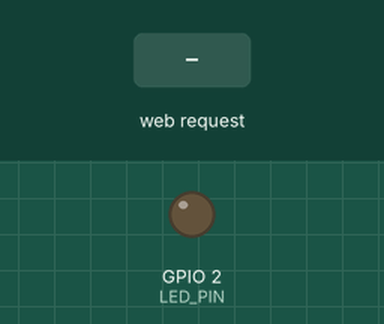
This program was run on a simulated ESP32. On the bench: output pins drawn as LEDs (lit = HIGH). The inputs (shaded band) are chosen by the test bench. WiFi joins after 1.5 s; servers stay silent unless stated; what the program prints to the serial monitor is not drawn.

Above: at 2.7 s.
2.8 s: HTTP request GET /LED=ON received
At 4.0 s:
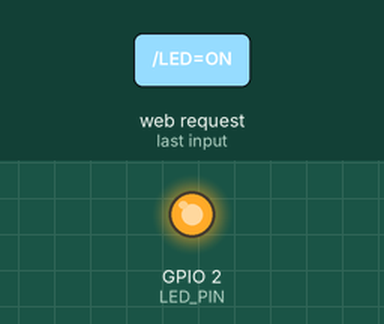
4.3 s: HTTP request GET /LED=OFF received
At 5.3 s:
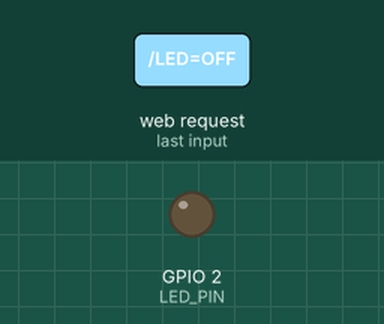
Timing chart, 0 to 7.3 s (numbered marks = the images above; inputs shaded):
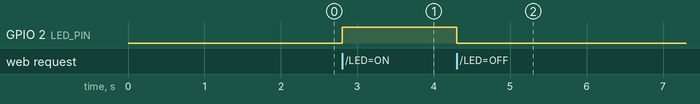

Measured:
- after the input at 2.8 s, GPIO 2 (LED_PIN): LOW → HIGH at once
- after the input at 4.3 s, GPIO 2 (LED_PIN): HIGH → LOW at once

The program:

main.cpp
```cpp
/*
  Basic ESP32 Webserver
  Control Built-in LED (GPIO 2)
*/

#include <WiFi.h>

const char* ssid = "Redmi 13C";
const char* password = "signature pose";

WiFiServer server(80);
const int LED_PIN = 2;    // Built-in LED

IPAddress local_IP(192, 168, 32, 128);
IPAddress gateway(192, 168, 32, 1);
IPAddress subnet(255, 255, 255, 0);

void setup() {
  Serial.begin(115200);

    if (!WiFi.config(local_IP, gateway, subnet)){
    Serial.println("Static IP Failed!");}
  pinMode(LED_PIN, OUTPUT);
  digitalWrite(LED_PIN, LOW);  // LED off at start

  // Connect WiFi
  Serial.print("Connecting to ");
  Serial.println(ssid);
  WiFi.begin(ssid, password);

  while (WiFi.status() != WL_CONNECTED) {
    delay(500);
    Serial.print(".");
  }
  Serial.println("\nWiFi connected!");

  Serial.print("ESP32 IP Address: ");
  Serial.println(WiFi.localIP());

  server.begin();
}

void loop() {
  WiFiClient client = server.available();
  if (!client) return;  // No client, exit

  Serial.println("New Client connected");
  String request = client.readStringUntil('\r');
  Serial.println(request);

  // ----- LED CONTROL -----
  if (request.indexOf("/LED=ON") != -1) {
    digitalWrite(LED_PIN, HIGH);
  }
  if (request.indexOf("/LED=OFF") != -1) {
    digitalWrite(LED_PIN, LOW);
  }

  // ----- RESPONSE PAGE -----
  String htmlPage =
    "<!DOCTYPE html><html>"
    "<h1>ESP32 LED Control</h1>"
    "<p><a href=\"/LED=ON\"><button>LED ON</button></a></p>"
    "<p><a href=\"/LED=OFF\"><button>LED OFF</button></a></p>"
    "</html>";

  client.println("HTTP/1.1 200 OK");
  client.println("Content-Type: text/html");
  client.println("Connection: close");
  client.println();
  client.println(htmlPage);

  delay(1);
  client.stop();
  Serial.println("Client disconnected");
}
```
